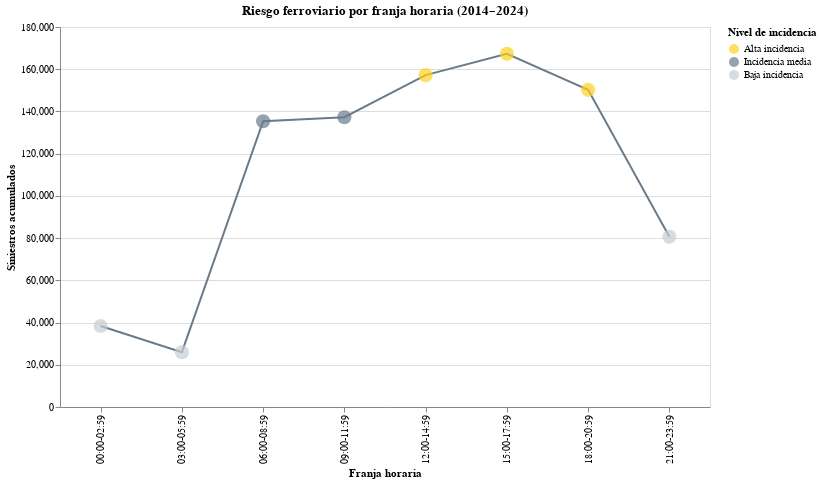

Notebook code cell kept with this figure:
### Code cell
import altair as alt
import pandas as pd

# Cargar archivo
df = pd.read_excel("horas_2014_2024.xlsx")

# Orden correcto de las franjas
orden_franjas = [
    "00:00-02:59",
    "03:00-05:59",
    "06:00-08:59",
    "09:00-11:59",
    "12:00-14:59",
    "15:00-17:59",
    "18:00-20:59",
    "21:00-23:59"
]

# Asegurar que la columna franja esté ordenada
df["franja"] = pd.Categorical(df["franja"], orden_franjas, ordered=True)

# Totales por franja
df_total = df.groupby("franja")["siniestros"].sum().reset_index()

# Clasificación estadística
mean = df_total["siniestros"].mean()
std = df_total["siniestros"].std()

def nivel(x):
    if x > mean + 0.5*std:
        return "Alta incidencia"
    elif x < mean - 0.5*std:
        return "Baja incidencia"
    else:
        return "Incidencia media"

df_total["nivel"] = df_total["siniestros"].apply(nivel)

# Colores según identidad visual
colors = alt.Scale(
    domain=["Alta incidencia","Incidencia media","Baja incidencia"],
    range=["#FFD21F", "#6A7B8A", "#C6CDD3"]  # amarillo – azul – gris
)

# Línea base
linea = alt.Chart(df_total).mark_line(
    stroke="#6A7B8A",
    strokeWidth=2
).encode(
    x=alt.X("franja:N", title="Franja horaria"),
    y=alt.Y("siniestros:Q", title="Siniestros acumulados"),
)

# Puntos clasificados
puntos = alt.Chart(df_total).mark_circle(size=200).encode(
    x="franja:N",
    y="siniestros:Q",
    color=alt.Color("nivel:N", scale=colors, title="Nivel de incidencia"),
    tooltip=["franja","siniestros","nivel"]
)

chart = (linea + puntos).properties(
    title="Riesgo ferroviario por franja horaria (2014–2024)",
    width=650,
    height=380
)

chart

### Figure 1 — Vega-Lite specification as saved in the notebook (floating-point values rounded to 4 significant figures)
{"config": {"view": {"continuousWidth": 300, "continuousHeight": 300}}, "layer": [{"mark": {"type": "line", "stroke": "#6A7B8A", "strokeWidth": 2}, "encoding": {"x": {"field": "franja", "title": "Franja horaria", "type": "nominal"}, "y": {"field": "siniestros", "title": "Siniestros acumulados", "type": "quantitative"}}}, {"mark": {"type": "circle", "size": 200}, "encoding": {"color": {"field": "nivel", "scale": {"domain": ["Alta incidencia", "Incidencia media", "Baja incidencia"], "range": ["#FFD21F", "#6A7B8A", "#C6CDD3"]}, "title": "Nivel de incidencia", "type": "nominal"}, "tooltip": [{"field": "franja", "type": "ordinal"}, {"field": "siniestros", "type": "quantitative"}, {"field": "nivel", "type": "nominal"}], "x": {"field": "franja", "type": "nominal"}, "y": {"field": "siniestros", "type": "quantitative"}}}], "data": {"name": "data-c8a7be32422331d1b8065414cc1aa326"}, "height": 380, "title": "Riesgo ferroviario por franja horaria (2014–2024)", "width": 650, "$schema": "https://vega.github.io/schema/vega-lite/v5.20.1.json", "datasets": {"data-c8a7be32422331d1b8065414cc1aa326": [{"franja": "00:00-02:59", "siniestros": 38377, "nivel": "Baja incidencia"}, {"franja": "03:00-05:59", "siniestros": 25955, "nivel": "Baja incidencia"}, {"franja": "06:00-08:59", "siniestros": 135343, "nivel": "Incidencia media"}, {"franja": "09:00-11:59", "siniestros": 137274, "nivel": "Incidencia media"}, {"franja": "12:00-14:59", "siniestros": 157191, "nivel": "Alta incidencia"}, {"franja": "15:00-17:59", "siniestros": 167292, "nivel": "Alta incidencia"}, {"franja": "18:00-20:59", "siniestros": 150236, "nivel": "Alta incidencia"}, {"franja": "21:00-23:59", "siniestros": 80665, "nivel": "Baja incidencia"}]}}
